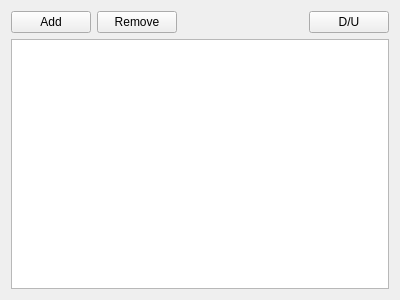
<?xml version="1.0" encoding="UTF-8"?>
<ui version="4.0">
 <class>CanRawSenderPrivate</class>
 <widget class="QWidget" name="CanRawSenderPrivate">
  <property name="geometry">
   <rect>
    <x>0</x>
    <y>0</y>
    <width>400</width>
    <height>300</height>
   </rect>
  </property>
  <property name="minimumSize">
   <size>
    <width>400</width>
    <height>250</height>
   </size>
  </property>
  <property name="baseSize">
   <size>
    <width>400</width>
    <height>300</height>
   </size>
  </property>
  <property name="windowTitle">
   <string>Form</string>
  </property>
  <layout class="QVBoxLayout" name="layout">
   <item>
    <layout class="QHBoxLayout" name="horizontalLayout">
     <item>
      <widget class="QPushButton" name="pbAdd">
       <property name="text">
        <string>Add</string>
       </property>
      </widget>
     </item>
     <item>
      <widget class="QPushButton" name="pbRemove">
       <property name="text">
        <string>Remove</string>
       </property>
      </widget>
     </item>
     <item>
      <spacer name="horizontalSpacer">
       <property name="orientation">
        <enum>Qt::Horizontal</enum>
       </property>
       <property name="sizeHint" stdset="0">
        <size>
         <width>40</width>
         <height>20</height>
        </size>
       </property>
      </spacer>
     </item>
     <item>
      <widget class="QPushButton" name="pbDockUndock">
       <property name="text">
        <string>D/U</string>
       </property>
      </widget>
     </item>
    </layout>
   </item>
   <item>
    <widget class="QTableView" name="tv">
     <property name="sortingEnabled">
      <bool>true</bool>
     </property>
    </widget>
   </item>
  </layout>
  <action name="actionOpen">
   <property name="text">
    <string>Open</string>
   </property>
  </action>
  <action name="actionConfigure">
   <property name="text">
    <string>Configure</string>
   </property>
  </action>
 </widget>
 <resources/>
 <connections/>
</ui>
